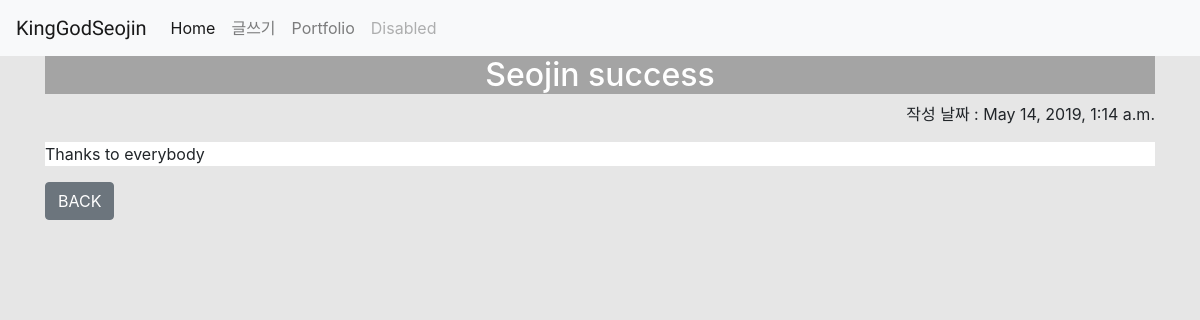
The page /blog/1 on the database its author committed.
### blog/models.py (models this page shows, shortened)
class Blog(models.Model):
    title=models.CharField(max_length=200)
    pub_date=models.DateTimeField('date published')
    body=models.TextField()

### blog/views.py (the view)
# urls.py: path('blog/<int:blog_id>', blog.views.detail, name='detail'),
def detail(request, blog_id):
    blog_detail = get_object_or_404(Blog, pk = blog_id)
    return render(request, 'detail.html', {'blog':blog_detail})

### blog/templates/detail.html (shortened to what this page needs)
<head>
    <link rel="stylesheet" href="https://stackpath.bootstrapcdn.com/bootstrap/4.3.1/css/bootstrap.min.css">
    <nav class="navbar navbar-expand-lg navbar-light bg-light">
    <a class="navbar-brand" href="{% url 'home'%}"  style="font-family: 'Oxygen', sans-serif">KingGodSeojin</a>
    <div class="collapse navbar-collapse" id="navbarNav">
        <ul class="navbar-nav">
        <li class="nav-item active">
            <a class="nav-link" href="{% url 'home'%}">Home <span class="sr-only">(current)</span></a>
        </li>
        <li class="nav-item">
            <a class="nav-link" href="{% url 'new' %}">글쓰기</a>
        </li>
        <li class="nav-item">
            <a class="nav-link" href="{% url 'portfolio'%}">Portfolio</a>
        </li>
        <li class="nav-item">
            <a class="nav-link disabled" href="#" tabindex="-1" aria-disabled="true">Disabled</a>
        </li>
        </ul>
    </div>
    </nav>
</head>
<body style="background-color:#E6E6E6">
<div class="container">
<center><h2 style="background-color:#A4A4A4 ; color:#FFFFFF">{{blog.title}}</h2></center>
<p style="text-align:right">작성 날짜 : {{blog.pub_date}}</p>
<p style="background-color:white">{{blog.body}}</p>
<a href="{% url 'home' %}" class="btn btn-secondary">BACK</a>
</div>
</body>

### rows shown on the page
Blog: title "Seojin success", pub_date "May 14, 2019, 1:14 a.m.", body "Thanks to everybody"
